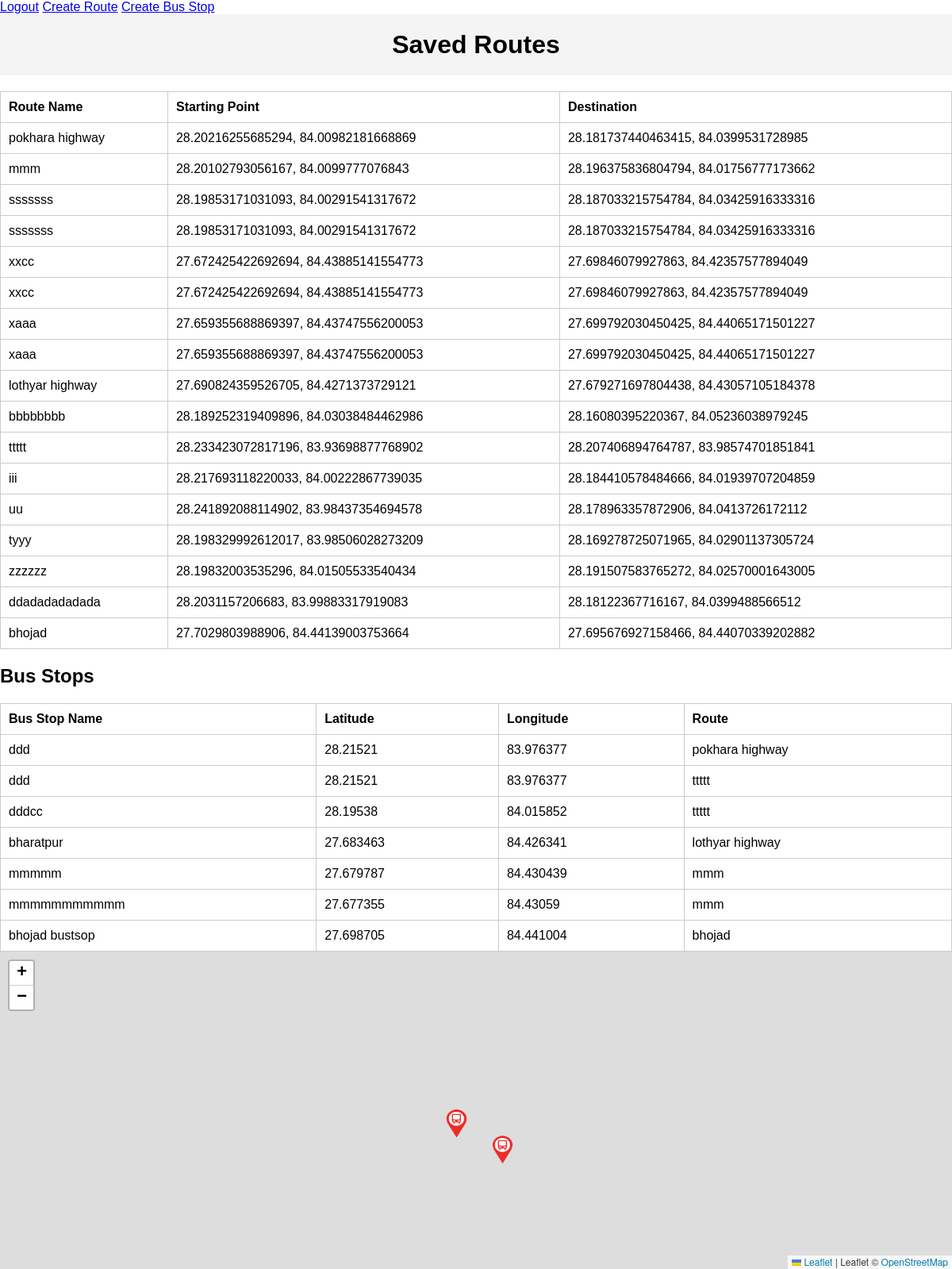
Page /route_manager/ (signed in) on the committed database.
### route_manager/models.py (models this page shows)
class Route(models.Model):
    route_name = models.CharField(max_length=255)
    starting_point = models.CharField(max_length=255)
    destination = models.CharField(max_length=255)
    route_data = models.TextField()
    def __str__(self):
        return self.route_name

class BusStop(models.Model):
    name = models.CharField(max_length=255)
    latitude = models.FloatField()
    longitude = models.FloatField()
    route = models.ForeignKey(Route, on_delete=models.CASCADE, related_name='bus_stops')

### route_manager/views.py (the view)
# urls.py: path('', views.view_saved_routes, name='view_saved_routes'),
def view_saved_routes(request):
    if not request.user.is_authenticated:
        return redirect('route_manager_login')
    routes = Route.objects.all()
    bus_stops = BusStop.objects.all()
    route_data = []
    for route in routes:
        route_bus_stops = BusStop.objects.filter(route=route)
        bus_stops_data = [
            {'name': bus_stop.name, 'latitude': bus_stop.latitude, 'longitude': bus_stop.longitude}
            for bus_stop in route_bus_stops
        ]
        route_data.append({
            'route_name': route.route_name,
            'starting_point': route.starting_point,
            'destination': route.destination,
            'route_data': json.loads(route.route_data),  # Convert the route_data JSON back to a list of coordinates
            'bus_stops': bus_stops_data  # Include bus stops data specific to this route
        })
    return render(request, 'route_manager/view_saved_routes.html', {'routes': route_data, 'all_bus_stops': bus_stops})

### route_manager/templates/route_manager/view_saved_routes.html (shortened to what this page needs)
<!DOCTYPE html>
<html lang="en">
<head>
    <link rel="stylesheet" href="https://unpkg.com/leaflet@1.8.0/dist/leaflet.css" />
</head>
<body>
    {% if user.is_authenticated %}
    <a href="{% url 'logout' %}" class="logout-button">Logout</a>
    <a href="{% url 'route_manager_home' %}" class="logout-button">Create Route</a>
    <a href="{% url 'create_bus_stop' %}" class="logout-button">Create Bus Stop</a>
    {% endif %}
    <h1>Saved Routes</h1>
    <table>
        <thead>
            <tr>
                <th>Route Name</th>
                <th>Starting Point</th>
                <th>Destination</th>
            </tr>
        </thead>
        <tbody>
            {% for route in routes %}
            <tr onclick="showRouteOnMap({{ route.route_data|safe }}, '{{ route.route_name }}', '{{ route.starting_point }}', '{{ route.destination }}')">
                <td>{{ route.route_name }}</td>
                <td>{{ route.starting_point }}</td>
                <td>{{ route.destination }}</td>
            </tr>
            {% endfor %}
        </tbody>
    </table>
    <h2>Bus Stops</h2>
    <table>
        <thead>
            <tr>
                <th>Bus Stop Name</th>
                <th>Latitude</th>
                <th>Longitude</th>
                <th>Route</th>
            </tr>
        </thead>
        <tbody>
            {% for bus_stop in all_bus_stops %}
            <tr>
                <td>{{ bus_stop.name }}</td>
                <td>{{ bus_stop.latitude }}</td>
                <td>{{ bus_stop.longitude }}</td>
                <td>{{ bus_stop.route }}</td>
            </tr>
            {% endfor %}
        </tbody>
    </table>
    <div id="map"></div>
</body>
</html>

### route_manager/templates/route_manager/view_saved_routes.html (style rules this page uses)
body { font-family: Arial, sans-serif; margin: 0; padding: 0; }
h1 { text-align: center; padding: 20px 0; background-color: #f4f4f4; margin: 0; }
#map { width: 100%; height: 50vh; }
table { width: 100%; margin-top: 20px; border-collapse: collapse; }
table, th, td { border: 1px solid #ccc; }
th, td { padding: 10px; text-align: left; }
td { cursor: pointer; }

### rows in the picture
Route: route_name "pokhara highway", starting_point "28.20216255685294, 84.00982181668869", destination "28.181737440463415, 84.0399531728985"
Route: route_name "mmm", starting_point "28.20102793056167, 84.0099777076843", destination "28.196375836804794, 84.01756777173662"
Route: route_name "sssssss", starting_point "28.19853171031093, 84.00291541317672", destination "28.187033215754784, 84.03425916333316"
Route: route_name "sssssss", starting_point "28.19853171031093, 84.00291541317672", destination "28.187033215754784, 84.03425916333316"
Route: route_name "xxcc", starting_point "27.672425422692694, 84.43885141554773", destination "27.69846079927863, 84.42357577894049"
Route: route_name "xxcc", starting_point "27.672425422692694, 84.43885141554773", destination "27.69846079927863, 84.42357577894049"
Route: route_name "xaaa", starting_point "27.659355688869397, 84.43747556200053", destination "27.699792030450425, 84.44065171501227"
Route: route_name "xaaa", starting_point "27.659355688869397, 84.43747556200053", destination "27.699792030450425, 84.44065171501227"
Route: route_name "lothyar highway", starting_point "27.690824359526705, 84.4271373729121", destination "27.679271697804438, 84.43057105184378"
Route: route_name "bbbbbbbb", starting_point "28.189252319409896, 84.03038484462986", destination "28.16080395220367, 84.05236038979245"
Route: route_name "ttttt", starting_point "28.233423072817196, 83.93698877768902", destination "28.207406894764787, 83.98574701851841"
Route: route_name "iii", starting_point "28.217693118220033, 84.00222867739035", destination "28.184410578484666, 84.01939707204859"
Route: route_name "uu", starting_point "28.241892088114902, 83.98437354694578", destination "28.178963357872906, 84.0413726172112"
Route: route_name "tyyy", starting_point "28.198329992612017, 83.98506028273209", destination "28.169278725071965, 84.02901137305724"
Route: route_name "zzzzzz", starting_point "28.19832003535296, 84.01505533540434", destination "28.191507583765272, 84.02570001643005"
Route: route_name "ddadadadadada", starting_point "28.2031157206683, 83.99883317919083", destination "28.18122367716167, 84.0399488566512"
Route: route_name "bhojad", starting_point "27.7029803988906, 84.44139003753664", destination "27.695676927158466, 84.44070339202882"
BusStop: name "ddd", latitude "28.21521", longitude "83.976377", route "pokhara highway"
BusStop: name "ddd", latitude "28.21521", longitude "83.976377", route "ttttt"
BusStop: name "dddcc", latitude "28.19538", longitude "84.015852", route "ttttt"
BusStop: name "bharatpur", latitude "27.683463", longitude "84.426341", route "lothyar highway"
BusStop: name "mmmmm", latitude "27.679787", longitude "84.430439", route "mmm"
BusStop: name "mmmmmmmmmmm", latitude "27.677355", longitude "84.43059", route "mmm"
BusStop: name "bhojad bustsop", latitude "27.698705", longitude "84.441004", route "bhojad"
